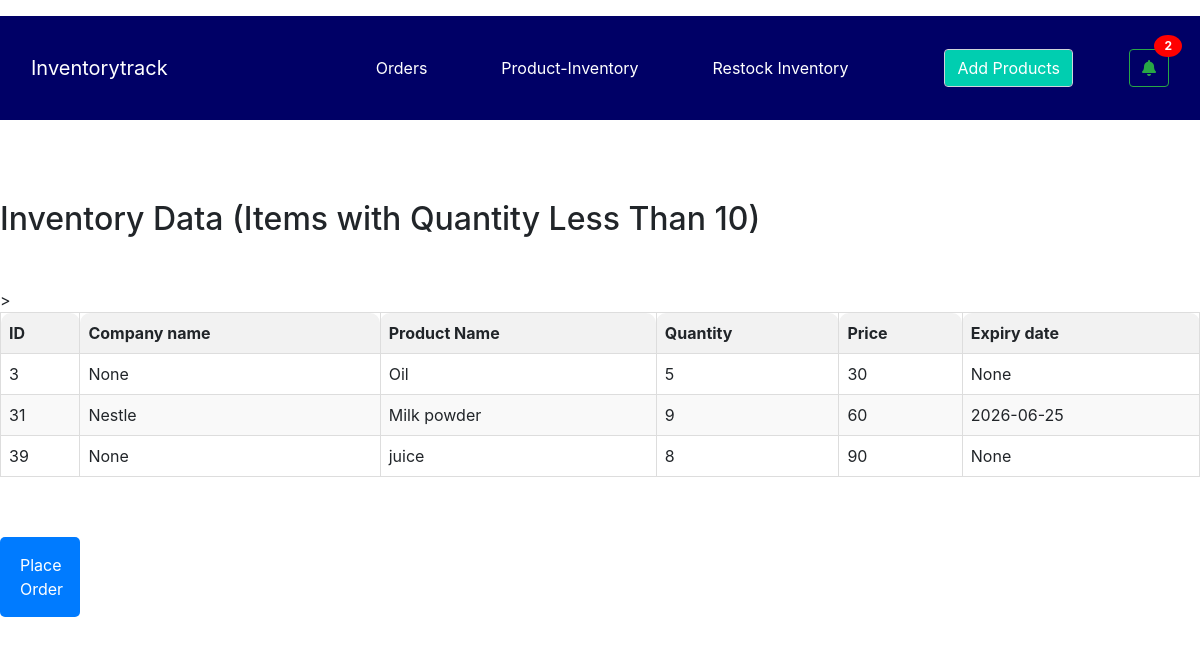
The app's page /manufacturers with its own data.
### tables this page shows
CREATE TABLE "inventory"
             (id INTEGER PRIMARY KEY AUTOINCREMENT, company_name TEXT, product_name TEXT, quantity INTEGER, price INTEGER , expiry date);

### app.py (the view)
@app.route('/manufacturers')
def manufacturers():
    conn = sqlite3.connect('inventory.db')
    c = conn.cursor()
    c.execute("SELECT * FROM inventory")
    inventory_data = c.fetchall()
    conn.close()
    return render_template('manufacturers.html', inventory=inventory_data)

### templates/manufacturers.html (shortened to what this page needs)
<!DOCTYPE html>
<html lang="en">
<head>
    <link rel="stylesheet" href="https://cdnjs.cloudflare.com/ajax/libs/font-awesome/5.15.1/css/all.min.css">
    <link rel="stylesheet" href="https://stackpath.bootstrapcdn.com/bootstrap/4.5.2/css/bootstrap.min.css">
    <link rel="stylesheet" href="static\css\inventorytrack.css">
</head>
<body>
<nav class="navbar navbar-expand-lg bg-body-tertiary">
    <div class="container-fluid">
        <a class="navbar-brand" href="{{ url_for('Inventorytrack') }}">Inventorytrack</a>
        <div class="collapse navbar-collapse justify-content-end" id="navbarSupportedContent">
            <ul class="navbar-nav mx-4">
                <li class="nav-item">
                    <a class="nav-link active" aria-current="page" href="{{ url_for('orders') }}">Orders</a>
                </li>
                <li class="nav-item" style="margin-left: 10px;">
                    <a class="nav-link" href="{{ url_for('product_inventory') }}">Product-Inventory</a>
                </li>
                <li class="nav-item" style="margin-left: 10px;">
                    <a class="nav-link" href="{{ url_for('manufacturers') }}">Restock Inventory</a>
                </li>
            </ul>
            <form class="form-inline my-2 my-lg-0">
                <div class="adb form-control mr-sm-2" ><a href="{{ url_for('addProduct') }}" > <span class="add-p">Add Products</span></a></div>
                <a class="notification" href="/notification">
                    <div class="bell_icon btn btn-outline-success my-2 my-sm-0">
                        <i class="fas fa-bell"></i>
                        <span class="badge">2</span>
                    </div>
                </a>
            </form>
        </div>
    </div>
</nav>
<h2>Inventory Data (Items with Quantity Less Than 10)</h2>
<table>
  <thead>
    <tr>
      <th>ID</th>
      <th>Company name</th>
      <th>Product Name</th>
      <th>Quantity</th>
      <th>Price</th>
      <th>Expiry date</th>>
    </tr>
  </thead>
  <tbody>
    {% for item in inventory %}
      {% if item[3]|int < 10 %}
      <tr>
        <td>{{ item[0] }}</td>
        <td>{{ item[1] }}</td>
        <td>{{ item[2] }}</td>
        <td>{{ item[3] }}</td>
        <td>{{ item[4] }}</td>
        <td>{{ item[5] }}</td>
      </tr>
      {% endif %}
    {% endfor %}
  </tbody>
</table>
<button class="place-order-btn">Place Order</button>
</body>
</html>

### static/css/inventorytrack.css (style rules this page uses)
.navbar { background-color:#000066; height: 13vh; margin-top: 1rem; }
.navbar-nav { gap: 3rem; }
.collapse { gap: 4rem ; }
form { gap: 3rem; }
.adb { background-color: #00ceb0; }
.add-p { color: white; }
table { width: 100%; border-collapse: collapse; }
th, td { border: 1px solid #dddddd; text-align: left; padding: 8px; }
th { background-color: #f2f2f2; border-top-left-radius: 10px; border-top-right-radius: 10px; }
tbody tr:nth-child(even) { background-color: #f9f9f9; }
tbody tr:nth-child(odd) { background-color: #ffffff; }
a { color: white; }
h2 { margin-top: 5rem; margin-bottom: 50px; }
.place-order-btn { background-color: #007bff; color: #fff; border: none; padding: 10px 20px; border-radius: 5px; margin-top: 5%; cursor: pointer; font-size: 16px; transition: background-color 0.3s, color 0.3s; }
button { width: 5rem; height: 5rem; border-radius: 50%; }
.notification { position: relative; display: inline-block; }
.notification .badge { position: absolute; top: -14px; right: -13px; padding: 5px 10px; border-radius: 60%; background-color: red; color: white; }

### templates/manufacturers.html (style rules this page uses)
table { border-collapse: collapse; width: 100%; }
th, td { border: 1px solid #dddddd; text-align: left; padding: 8px; }
th { background-color: #f2f2f2; }

### records on screen
inventory: id "3", item "None", product_name "Oil", quantity "5", price "30"
inventory: id "31", company_name "Nestle", product_name "Milk powder", quantity "9", price "60", expiry "2026-06-25"
inventory: id "39", item "None", product_name "juice", quantity "8", price "90"
